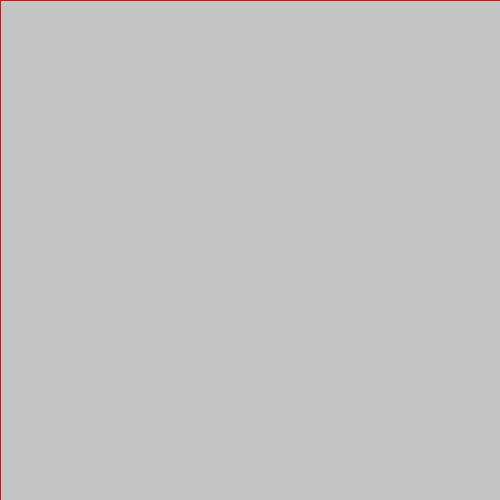
Frame 1 (no input)
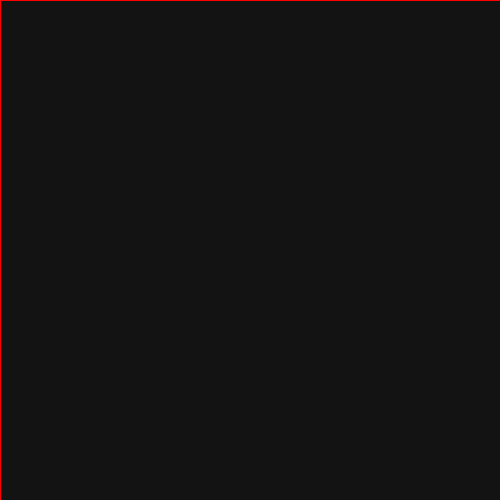
Frame 60 (the mouse pressed at the canvas centre just before this capture)
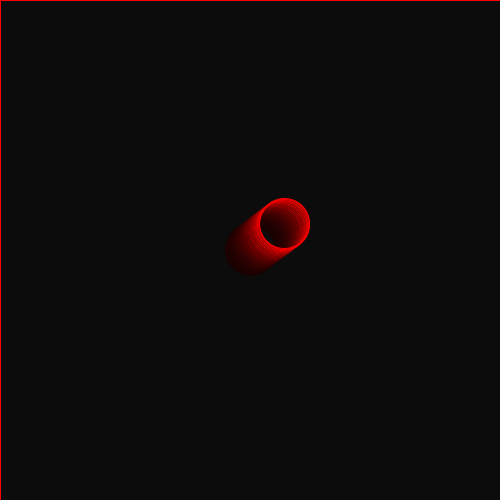
Frame 120 (the mouse held since frame 60 and released just before this capture)

The Processing sketch that drew these frames (run headless with seeded random() and noise(); from frame 60 on, the mouse is pressed at the canvas centre):

// Processing sketch: processing_64446
// ── processing_64446.pde

float circle_x[] = {
};
float circle_y[] = {
};
float x[] = {
};
float y[] = {
};

void setup() {
  size(500, 500);
stroke(255,0,0);
}


void draw() {

  smooth();
  fill(0,10);
  rect(0,0,width,height);
  
  
  noFill();
  
  int i = 0;
  while (i<circle_x.length) {

    



    ellipse (circle_x[i], circle_y[i], 50, 50);

   
    circle_x[i]= circle_x[i] + x[i];
    circle_y[i] = circle_y[i] + y[i];


    if (circle_x[i] > width) {
    
      circle_x[i] = width;
      x[i] = -x[i];

    }

    if (circle_y[i] > height) {
  
      circle_y[i] = height;
      y[i] = -y[i];

    }

    if (circle_x[i] <0) {
     
      circle_x[i] = 0;
      x[i] = -x[i];

    }

    if (circle_y[i]<0) {
      
      circle_y[i] = 0;
      y[i] = -y[i];

    }
    i=i+1;
  }
}
    void mousePressed() {
      circle_x=append(circle_x, mouseX);
      circle_y=append(circle_y, mouseY);
      x=append(x, random(-2, 2));

      y=append(y, random(-2, 4));
    }
  
